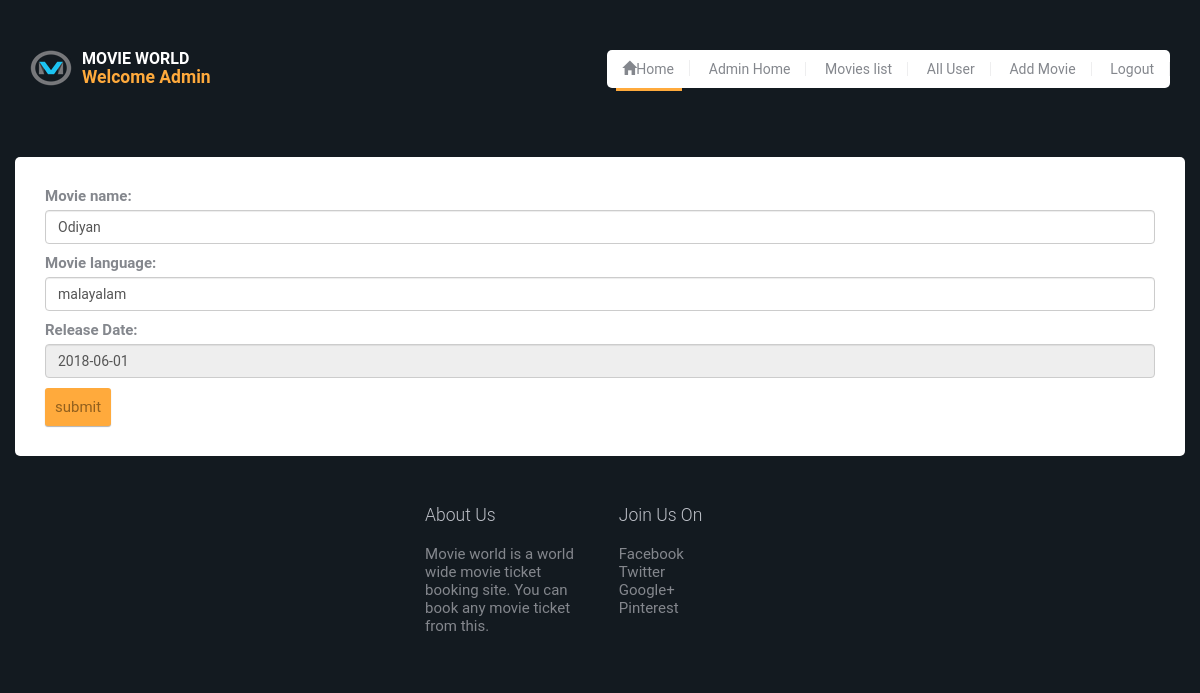
/editmovies/13/ (signed in), run on the app's committed database.
### movieapp/models.py (models this page shows)
class MovieModel(models.Model):
	movie_name=models.CharField(max_length=50)
	movie_language=models.CharField(max_length=10)
	release_date=models.DateField(auto_now=False)
	pic=models.ImageField(upload_to='media/Images/')
	created_on=models.DateTimeField(auto_now=True)
	def __str__(self):
		return self.movie_name

### movieapp/views.py (the view)
# urls.py: url(r'^editmovies/([a-zA-Z0-9_-]+)/$',EditMovieView.as_view(),name='edtmve'),
class EditMovieView(View):
	template_name='edit_movie.html'
	form_class=EditMovieForm
	def get(self,request,id):
		if request.user.is_superuser:
			print('in get')
			edt_obj=MovieModel.objects.get(pk=id)
			print(edt_obj)
			form = self.form_class(
			initial={
			'movie_name':edt_obj.movie_name,
			'movie_language':edt_obj.movie_language,
			'release_date':edt_obj.release_date,
			}
			)
			context = {
				'form': form
			}
			return render(request,self.template_name,context)
		else:
			return HttpResponseRedirect(reverse_lazy('eror'))
	def post(self,request,id):
		print('in post')
		test_id = id
		print(test_id)
		edt_obj2=MovieModel.objects.get(pk=test_id)
		print(edt_obj2)
		form = self.form_class(self.request.POST,request.FILES)
		print(request.FILES)
		print('forum',request.POST)
		if form.is_valid():
			print('not valid')
			edt_obj2.movie_name=request.POST.get('movie_name')
			edt_obj2.movie_language=request.POST.get('movie_language')
			edt_obj2.release_date=request.POST.get('release_date')
			edt_obj2.save()
			return HttpResponseRedirect(reverse_lazy('lstmve'))

### movieapp/forms.py
class EditMovieForm(forms.Form):
	movie_name = forms.CharField(widget=forms.TextInput(attrs={'placeholder': 'Type your first name', 'class': 'form-control'}),required=True)
	movie_language= forms.CharField(widget=forms.TextInput(attrs={'placeholder': 'Type your last name', 'class': 'form-control'}),required=True)
	release_date =  forms.CharField(label='Release Date',widget=forms.TextInput(attrs={'class': 'form-control datepicker','id':'dob','required':'required','placeholder':'YYYY-MM-DD','readonly':'true'}))

### templates/edit_movie.html (shortened to what this page needs)
<!DOCTYPE html>
<html lang="en">
	{% load static %}
	<head>
		<link rel="stylesheet" href="https://maxcdn.bootstrapcdn.com/bootstrap/3.3.7/css/bootstrap.min.css">
		<link rel="stylesheet" href="{% static 'css/style.css' %}">
	</head>
	<body>
		<div id="site-content">
			<header class="site-header">
				<div class="container">
					<a href="index.html" id="branding">
						<img src="{% static 'logo.png' %}" alt="" class="logo">
						<div class="logo-copy">
							<h1 class="site-title">Movie World</h1>
							<h3>Welcome Admin</h3>
					</a>
					<div class="main-navigation">
						<ul class="menu">
							<li class="menu-item current-menu-item"><a href="{% url 'hme' %}"><span class="glyphicon glyphicon-home"></span>Home</a></li>
							<li class="menu-item"><a href="{% url 'admnhme' %}">Admin Home</a></li>
							<li class="menu-item"><a href="{% url 'almve' %}">Movies list</a></li>
							<li class="menu-item"><a href="{% url 'lstusr' %}">All User</a></li>
							<li class="menu-item"><a href="{% url 'admve' %}">Add Movie</a></li>
							<li class="menu-item"><a href="{% url 'lgut' %}">Logout</a></li>
						</ul>
					</div>
				</div>
			</header>
			<main class="main-content">
				<div class="container">
					<form action="." method="POST">
					{{form.as_p}}
					<button>submit</button>
				</form>
				</div>
			</main>
			<footer class="site-footer">
			<div class="container">
					<div class="row" style="float: right;">
						<div class="col-md-3" >
							<div class="widget">
								<h3 class="widget-title">About Us</h3>
								<p>Movie world is a world wide movie ticket booking site.
								You can book any movie ticket from this.</p>
							</div>
						</div>
						 	<div class="col-md-2">
							<div class="widget">
								<h3 class="widget-title">Join Us On</h3>
								<ul class="no-bullet">
									<li><a href="#">Facebook</a></li>
									<li><a href="#">Twitter</a></li>
									<li><a href="#">Google+</a></li>
									<li><a href="#">Pinterest</a></li>
								</ul>
							</div>
						</div>
			</footer>
		</div>
	</body>
</html>

### data on the page
MovieModel: movie_name "Odiyan", movie_language "malayalam", release_date "2018-06-01"
